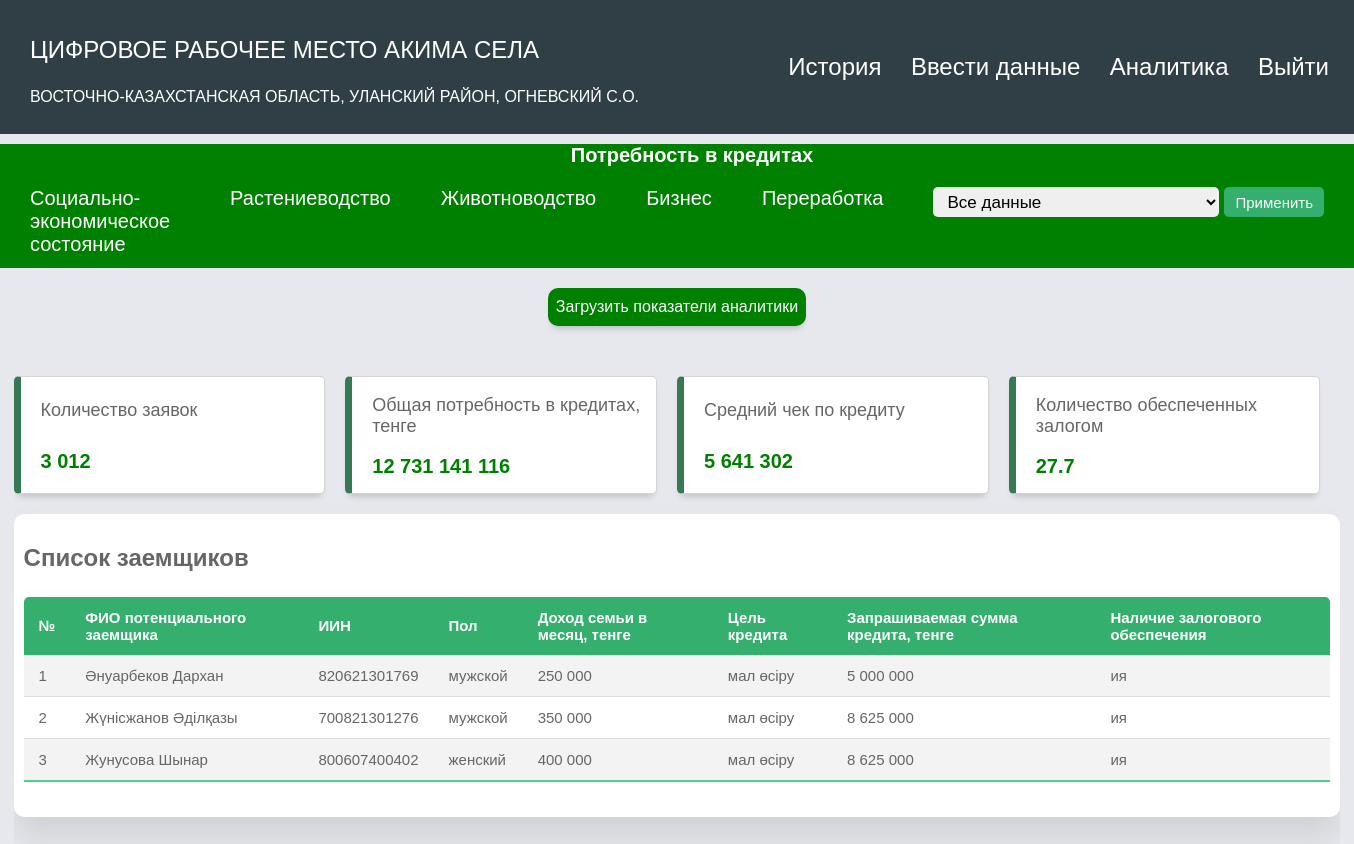
/dashboard_credits_obl (signed in), run on the app's committed database.
### app/models.py (models this page shows, shortened)
class User(db.Model, UserMixin):
   id = db.Column(db.Integer, primary_key = True)
   login = db.Column(db.String(250), unique=True)
   kato_2 = db.Column(db.String(1024))
   kato_2_name = db.Column(db.String(1024))
   kato_4 = db.Column(db.String(1024))
   kato_4_name = db.Column(db.String(1024))
   kato_6 = db.Column(db.String(1024), unique=True)
   kato_6_name = db.Column(db.String(1024))
   password = db.Column(db.String(250))
   is_district = db.Column(db.Boolean)
   is_obl = db.Column(db.Boolean)

### app/routes.py (the view, shortened to what this page needs)
@app.route('/dashboard_credits_obl', methods=['GET', 'POST'])
@login_required
def dashboard_credits_obl():
    filterform = FilterFormObl()
    filterform.set_filter_choices_obl(current_user.kato_2)
    if request.method == 'GET':
        formdata_list = Form.query.filter_by(kato_2=current_user.kato_2).all()
        count_form = len(formdata_list)
        inspector1 = inspect(Form)
        columns = inspector1.columns.keys()
        sum_formdata = Form(
            **{column: sum(
                getattr(form, column) if isinstance(getattr(form, column), (int, float, Decimal)) else 0 for form in
                formdata_list)
               for column in columns}
        )
        sum_formdata.credit_average_total = int(sum_formdata.credit_average_total / count_form) if count_form != 0 else 0
        sum_formdata.credit_zalog = round(sum_formdata.credit_zalog / count_form, 1) if count_form != 0 else 0
        return render_template('credits_dashboard_obl.html', filterform=filterform, number_split=number_split, round=round, formData=sum_formdata,
                               user=current_user, form=formdata_list)
    return render_template('credits_dashboard_obl.html', filterform=filterform, round=round, number_split=number_split, formData=sum_formdata,
                           user=current_user)

### app/forms.py
class FilterFormObl(FlaskForm):
    kato_2 = SelectField(choices=[])
    def set_filter_choices_obl(self, kato_2):
        choices = [(i.kato_4, i.kato_4_name) for i in Form.query.filter_by(kato_2=kato_2).order_by(Form.kato_4_name).all()]
        choices = list(set(choices))
        choices.insert(0, (kato_2, 'Все данные'))
        self.kato_2.choices = choices
    submit = SubmitField('Применить')

### app/routes.py (called while the page is built)
@login_manager.user_loader
def load_user(user_id):
    return User.query.get(int(user_id))

def number_split(number):
    number_str = str(number)
    if '.' in number_str:
        integer_part, decimal_part = number_str.split('.')
    else:
        integer_part, decimal_part = number_str, ""
    formatted_integer_part = " ".join([integer_part[max(0, i-3):i] for i in range(len(integer_part), 0, -3)][::-1])
    result = formatted_integer_part + ('.' + decimal_part if decimal_part else '')
    return result

### app/templates/credits_dashboard_obl.html (shortened to what this page needs)
{% extends "base.html" %} {% block title %}Аналитика{% endblock %}
{% block content %}
<link rel="stylesheet" href="{{ url_for('static', filename='credits_dashboard.css') }}" />
<body>
  <div class="main-title">
    <p style="text-align: center; font-weight: bold;" class="font-weight-bold">Потребность в кредитах</p>
      <div class="nav_dash_links">
          <a class="dash_link" id="portfolio" href="{{ url_for('dashboard_soc1') }}">Социально-экономическое состояние</a>
          <a class="dash_link" id="portfolio" href="{{ url_for('dashboard_plants_obl') }}">Растениеводство</a>
          <a class="dash_link" id="portfolio" href="{{ url_for('dashboard_animals_obl') }}">Животноводство</a>
          <a class="dash_link" id="portfolio" href="{{ url_for('dashboard_business_obl') }}">Бизнес</a>
          <a class="dash_link" id="portfolio" href="{{ url_for('dashboard_recycling_obl') }}">Переработка</a>
        <form method="POST" class="filter_form">
          {{ filterform.kato_2 }}
          {{ filterform.submit }}
        </form>
      </div>
      </div>
<button id="load_btn" class="download-btn">Загрузить показатели аналитики</button>
<div class="grid-container">
      <main class="main-container" id="main">
        <div class="main-cards">
          <div class="card">
            <div class="card-inner">
              <p class="text-primary">Количество заявок</p>
            </div>
            <span class="text-primary font-weight-bold">{{ number_split(formData.credit_amount) }}</span>
          </div>
          <div class="card">
            <div class="card-inner">
              <p class="text-primary">Общая потребность в кредитах, тенге</p>
            </div>
            <span class="text-primary font-weight-bold">{{ number_split(formData.credit_total) }}</span>
          </div>
         <div class="card">
            <div class="card-inner">
              <p class="text-primary">Средний чек по кредиту</p>
            </div>
            <span class="text-primary font-weight-bold">{{ number_split(formData.credit_average_total) }}</span>
          </div>
         <div class="card">
            <div class="card-inner">
              <p class="text-primary">Количество обеспеченных залогом</p>
            </div>
            <span class="text-primary font-weight-bold">{{ number_split(formData.credit_zalog) }}</span>
          </div>
        </div>
          <section class="attendance">
            <div class="attendance-list">
              <h1>Список заемщиков</h1>
              <table class="table">
                <thead>
                  <tr>
                    <th>№</th>
                    <th>ФИО потенциального заемщика</th>
                    <th>ИИН</th>
                    <th>Пол</th>
                    <th>Доход семьи в месяц, тенге</th>
                    <th>Цель кредита</th>
                    <th>Запрашиваемая сумма кредита, тенге</th>
                    <th>Наличие залогового обеспечения</th>
                  </tr>
                </thead>
                <tbody>
                  <tr>
                    <td>1</td>
                    <td>Әнуарбеков Дархан</td>
                      <td>820621301769</td>
                    <td>мужской</td>
                    <td>250 000</td>
                    <td>мал өсіру</td>
                    <td>5 000 000</td>
                      <td>ия</td>
                  </tr>
                  <tr>
                    <td>2</td>
                    <td>Жүнісжанов Әділқазы</td>
                       <td>700821301276</td>
                    <td>мужской</td>
                    <td>350 000</td>
                  <td>мал өсіру</td>
                      <td>8 625 000</td>
                      <td>ия</td>
                  </tr>
                  <tr>
                    <td>3</td>
                    <td>Жунусова Шынар</td>
                       <td>800607400402</td>
                    <td>женский</td>
                    <td>400 000</td>
                      <td>мал өсіру</td>
                      <td>8 625 000</td>
                      <td>ия</td>
                  </tr>
                </tbody>
              </table>
            </div>
          </section>
      </main>
    </div>
</body>
{% endblock %}

### app/templates/base.html (shortened to what this page needs)
<!DOCTYPE html>
<html lang="ru">
<head>
  <link rel="stylesheet" href="{{ url_for('static', filename='base.css') }}">
</head>
<div class="content">
  <nav class="head">
    <div class="logo_block">
    {% if user.is_authenticated %}
        {% if user.is_obl %}
        <div>
          <p class="logo_text">Цифровое Рабочее место Акима области</p>
         <p class="logo_text_under">{{ user.kato_2_name }}</p>
        </div>
        {% elif user.is_district %}
            <div>
                <p class="logo_text">Цифровое Рабочее место Акима района</p>
               <p class="logo_text_under">{{ user.kato_4_name }}</p>
            </div>
       {% else %}
            <div>
                <p class="logo_text">Цифровое Рабочее место Акима села</p>
                <p class="logo_text_under">{{ user.kato_2_name }}, {{ user.kato_4_name }}, {{ user.kato_6_name }}</p>
            </div>
       {% endif %}
       {% else %}
       <img src="../static/img/logo2.svg" class="logo" alt="МСХ" />
       <div>
        <p class="logo_text">Цифровое Рабочее место Акима села</p>
      </div>
    {% endif %}
    </div>
    <div>
      {% if user.is_authenticated %}
      {% if user.is_district %}
      <a class="nav_link" id="portfolio" href="{{ url_for('region_akim') }}">Анкеты</a>
      {% else %}
      {% if not user.is_obl %}
      <a class="nav_link" id="portfolio" href="{{ url_for('account') }}">История</a>
      <a class="nav_link" id="portfolio" href="{{ url_for('edit_form') }}">Ввести данные</a>
      {% endif %}
      {% endif %}
      <a class="nav_link" id="portfolio" href="{{ url_for('dashboard_soc1') }}">Аналитика</a>
      <a class="nav_link" id="logout" href="{{ url_for('logout') }}">Выйти</a>
      {% else %}
      <a class="nav_link" id="login" href="{{ url_for('login') }}">Войти</a>
      {% endif %}
    </div>
  </nav>
  <div class="container">{% block content %} {% endblock %}</div>
</div>
</html>

### app/static/base.css (style rules this page uses)
body { margin: 0; background-color: rgba(215, 231, 248, 0.53); font-family: Montserrat, "Segoe UI", Tahoma, Geneva, Verdana, sans-serif; }
.content { width: 100%; }
.head { display: flex; width: 100%; justify-content: space-between; height: fit-content; align-items: center; background-color: #303F46; padding-bottom: 12px; padding-top: 12px; }
.logo_block { display: flex; align-items: center; }
.logo_text { font-size: x-large; color: #fff; margin-left: 30px; text-transform: uppercase; }
.logo_text_under { font-size: medium; color: #fff; margin-left: 30px; text-transform: uppercase; }
.nav_link { font-size: x-large; color: #fff; text-decoration: none; padding-right: 25px; }

### app/static/credits_dashboard.css (style rules this page uses)
body { margin: 0; padding: 0; box-sizing: border-box; background-color: #e6e8ed; color: #666666; font-family: "Montserrat", sans-serif; }
.text-primary { color: #666666; }
.font-weight-bold { font-weight: 500; }
.grid-container { display: grid; grid-template-columns: 1fr 1fr 1fr; grid-template-rows: 0.2fr 3fr; grid-template-areas: "header header header" "main main main"; height: 100vh; }
.main-title { align-items: center; background-color: green; width: 100%; margin-top: 3px; padding-bottom: 2px; }
.download-btn { display: flex; font-size: medium; cursor: pointer; padding: 10px 8px; border: none; border-radius: 10px; background-color: green; color: #fff; margin: 0 auto; margin-top: 20px; box-shadow: 0 6px 7px -4px rgba(0, 0, 0, 0.2); }
.nav_dash_links { display: flex; justify-content: space-between; margin-left: 30px; }
.filter_form { padding-right: 30px; margin-left: auto; margin-top: 10px; margin-bottom: 5px; width: fit-content; display: flex; gap: 5px; }
.filter_form select { cursor: pointer; border: none; outline: none; padding: 10px 10px; border-radius: 5px; font-size: 17px; height: 30px; }
.filter_form input { height: 30px; cursor: pointer; border: none; outline: none; padding: 10px 10px; border-radius: 5px; background-color: #34AF6D; color: white; font-size: 15px; border: 1px solid transparent; }
.main-title p { color: white; font-size: 20px; padding: 0 0 0 30px; margin: 10px 0; }
.dash_link { color: white; font-size: 20px; padding: 0 50px 0 0; margin: 10px 0; text-decoration: none; }
.main-container { grid-area: main; overflow-y: auto; width: 98%; margin: 0 auto; }
.main-cards { display: grid; grid-template-columns: 1fr 1fr 1fr 1fr; gap: 20px; margin: 0 20px 0 0; }
.card { display: flex; flex-direction: column; justify-content: space-around; padding: 0 10px 15px 20px; background-color: #ffffff; box-sizing: border-box; border: 1px solid hsl(240, 1%, 83%); border-radius: 5px; box-shadow: 0 6px 7px -4px rgba(0, 0, 0, 0.2); }
.card:first-child { border-left: 7px solid #367952; }
.card:nth-child(2) { border-left: 7px solid #367952; }
.card:nth-child(3) { border-left: 7px solid #367952; }
.card:nth-child(4) { border-left: 7px solid #367952; }
.card > span { font-size: 20px; font-weight: 600; color: green; }
.card-inner { display: flex; align-items: center; justify-content: space-between; }
.card-inner > p { font-size: 18px; }
.attendance { margin-top: 20px; margin-right: 20px; }
.attendance-list { width: 100%; padding: 10px; margin-top: 10px; background: #fff; border-radius: 10px; box-shadow: 0 20px 35px rgba(0, 0, 0, 0.1); }
.table { border-collapse: collapse; margin: 25px 0; font-size: 15px; min-width: 100%; overflow: hidden; border-radius: 5px 5px 0 0; }
table thead tr { color: #fff; background: #34AF6D; text-align: left; font-weight: bold; }
.table th, .table td { padding: 12px 15px; }
.table tbody tr { border-bottom: 1px solid #ddd; }
.table tbody tr:nth-of-type(odd) { background: #f3f3f3; }
.table tbody tr:last-of-type { border-bottom: 2px solid #4AD489; }
.filter_form { padding-right: 30px; }
.filter_form select { cursor: pointer; border: none; outline: none; padding: 5px 10px; border-radius: 5px; }
.filter_form input { cursor: pointer; border: none; outline: none; padding: 5px 10px; border-radius: 5px; background-color: #34AF6D; color: white; font-size: 15px; border: 1px solid transparent; }

### data on the page
User: kato_2_name "ВОСТОЧНО-КАЗАХСТАНСКАЯ ОБЛАСТЬ", kato_4_name "УЛАНСКИЙ РАЙОН", kato_6_name "ОГНЕВСКИЙ С.О."

### other printed values
{{ number_split(formData.credit_amount) }} "3 012"
{{ number_split(formData.credit_total) }} "12 731 141 116"
{{ number_split(formData.credit_average_total) }} "5 641 302"
{{ number_split(formData.credit_zalog) }} "27.7"
